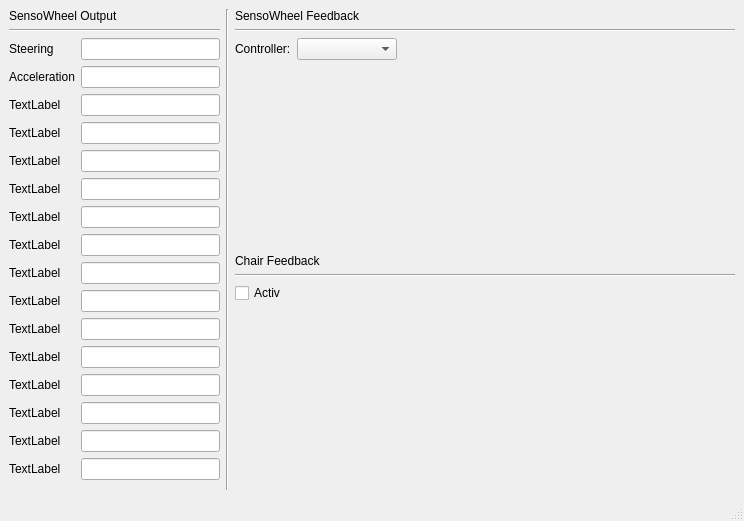
<?xml version="1.0" encoding="UTF-8"?>
<ui version="4.0">
 <class>SensoWheelSettings</class>
 <widget class="QMainWindow" name="SensoWheelSettings">
  <property name="geometry">
   <rect>
    <x>0</x>
    <y>0</y>
    <width>744</width>
    <height>521</height>
   </rect>
  </property>
  <property name="windowTitle">
   <string>MainWindow</string>
  </property>
  <widget class="QWidget" name="centralwidget">
   <layout class="QHBoxLayout" name="horizontalLayout_3">
    <item>
     <layout class="QHBoxLayout" name="horizontalLayout_2">
      <item>
       <layout class="QVBoxLayout" name="verticalLayout_2">
        <item>
         <widget class="QLabel" name="label">
          <property name="text">
           <string>SensoWheel Output</string>
          </property>
         </widget>
        </item>
        <item>
         <widget class="Line" name="line">
          <property name="orientation">
           <enum>Qt::Horizontal</enum>
          </property>
         </widget>
        </item>
        <item>
         <layout class="QFormLayout" name="formLayout">
          <item row="0" column="0">
           <widget class="QLabel" name="label_19">
            <property name="text">
             <string>Steering</string>
            </property>
           </widget>
          </item>
          <item row="1" column="0">
           <widget class="QLabel" name="label_18">
            <property name="text">
             <string>Acceleration</string>
            </property>
           </widget>
          </item>
          <item row="2" column="0">
           <widget class="QLabel" name="label_17">
            <property name="text">
             <string>TextLabel</string>
            </property>
           </widget>
          </item>
          <item row="3" column="0">
           <widget class="QLabel" name="label_16">
            <property name="text">
             <string>TextLabel</string>
            </property>
           </widget>
          </item>
          <item row="4" column="0">
           <widget class="QLabel" name="label_15">
            <property name="text">
             <string>TextLabel</string>
            </property>
           </widget>
          </item>
          <item row="5" column="0">
           <widget class="QLabel" name="label_14">
            <property name="text">
             <string>TextLabel</string>
            </property>
           </widget>
          </item>
          <item row="6" column="0">
           <widget class="QLabel" name="label_13">
            <property name="text">
             <string>TextLabel</string>
            </property>
           </widget>
          </item>
          <item row="7" column="0">
           <widget class="QLabel" name="label_12">
            <property name="text">
             <string>TextLabel</string>
            </property>
           </widget>
          </item>
          <item row="8" column="0">
           <widget class="QLabel" name="label_11">
            <property name="text">
             <string>TextLabel</string>
            </property>
           </widget>
          </item>
          <item row="9" column="0">
           <widget class="QLabel" name="label_10">
            <property name="text">
             <string>TextLabel</string>
            </property>
           </widget>
          </item>
          <item row="10" column="0">
           <widget class="QLabel" name="label_9">
            <property name="text">
             <string>TextLabel</string>
            </property>
           </widget>
          </item>
          <item row="11" column="0">
           <widget class="QLabel" name="label_8">
            <property name="text">
             <string>TextLabel</string>
            </property>
           </widget>
          </item>
          <item row="11" column="1">
           <widget class="QLineEdit" name="lineEdit_5"/>
          </item>
          <item row="12" column="0">
           <widget class="QLabel" name="label_7">
            <property name="text">
             <string>TextLabel</string>
            </property>
           </widget>
          </item>
          <item row="12" column="1">
           <widget class="QLineEdit" name="lineEdit_4"/>
          </item>
          <item row="13" column="0">
           <widget class="QLabel" name="label_6">
            <property name="text">
             <string>TextLabel</string>
            </property>
           </widget>
          </item>
          <item row="13" column="1">
           <widget class="QLineEdit" name="lineEdit_3"/>
          </item>
          <item row="14" column="0">
           <widget class="QLabel" name="label_5">
            <property name="text">
             <string>TextLabel</string>
            </property>
           </widget>
          </item>
          <item row="14" column="1">
           <widget class="QLineEdit" name="lineEdit_2"/>
          </item>
          <item row="15" column="0">
           <widget class="QLabel" name="label_4">
            <property name="text">
             <string>TextLabel</string>
            </property>
           </widget>
          </item>
          <item row="15" column="1">
           <widget class="QLineEdit" name="lineEdit"/>
          </item>
          <item row="0" column="1">
           <widget class="QLineEdit" name="lineEdit_6"/>
          </item>
          <item row="1" column="1">
           <widget class="QLineEdit" name="lineEdit_7"/>
          </item>
          <item row="2" column="1">
           <widget class="QLineEdit" name="lineEdit_8"/>
          </item>
          <item row="3" column="1">
           <widget class="QLineEdit" name="lineEdit_9"/>
          </item>
          <item row="4" column="1">
           <widget class="QLineEdit" name="lineEdit_10"/>
          </item>
          <item row="5" column="1">
           <widget class="QLineEdit" name="lineEdit_11"/>
          </item>
          <item row="6" column="1">
           <widget class="QLineEdit" name="lineEdit_12"/>
          </item>
          <item row="7" column="1">
           <widget class="QLineEdit" name="lineEdit_13"/>
          </item>
          <item row="8" column="1">
           <widget class="QLineEdit" name="lineEdit_14"/>
          </item>
          <item row="9" column="1">
           <widget class="QLineEdit" name="lineEdit_15"/>
          </item>
          <item row="10" column="1">
           <widget class="QLineEdit" name="lineEdit_16"/>
          </item>
         </layout>
        </item>
        <item>
         <spacer name="verticalSpacer">
          <property name="orientation">
           <enum>Qt::Vertical</enum>
          </property>
          <property name="sizeHint" stdset="0">
           <size>
            <width>20</width>
            <height>40</height>
           </size>
          </property>
         </spacer>
        </item>
       </layout>
      </item>
      <item>
       <widget class="Line" name="line_3">
        <property name="orientation">
         <enum>Qt::Vertical</enum>
        </property>
       </widget>
      </item>
      <item>
       <layout class="QVBoxLayout" name="verticalLayout">
        <item>
         <widget class="QLabel" name="label_2">
          <property name="text">
           <string>SensoWheel Feedback</string>
          </property>
         </widget>
        </item>
        <item>
         <widget class="Line" name="line_2">
          <property name="orientation">
           <enum>Qt::Horizontal</enum>
          </property>
         </widget>
        </item>
        <item>
         <layout class="QHBoxLayout" name="horizontalLayout_4">
          <item>
           <widget class="QLabel" name="label_20">
            <property name="text">
             <string>Controller:</string>
            </property>
           </widget>
          </item>
          <item>
           <widget class="QComboBox" name="comboBox">
            <property name="minimumSize">
             <size>
              <width>100</width>
              <height>0</height>
             </size>
            </property>
           </widget>
          </item>
          <item>
           <spacer name="horizontalSpacer">
            <property name="orientation">
             <enum>Qt::Horizontal</enum>
            </property>
            <property name="sizeHint" stdset="0">
             <size>
              <width>40</width>
              <height>20</height>
             </size>
            </property>
           </spacer>
          </item>
         </layout>
        </item>
        <item>
         <spacer name="verticalSpacer_2">
          <property name="orientation">
           <enum>Qt::Vertical</enum>
          </property>
          <property name="sizeHint" stdset="0">
           <size>
            <width>20</width>
            <height>40</height>
           </size>
          </property>
         </spacer>
        </item>
        <item>
         <widget class="QLabel" name="label_3">
          <property name="text">
           <string>Chair Feedback</string>
          </property>
         </widget>
        </item>
        <item>
         <widget class="Line" name="line_4">
          <property name="minimumSize">
           <size>
            <width>500</width>
            <height>0</height>
           </size>
          </property>
          <property name="orientation">
           <enum>Qt::Horizontal</enum>
          </property>
         </widget>
        </item>
        <item>
         <layout class="QHBoxLayout" name="horizontalLayout_5">
          <item>
           <widget class="QCheckBox" name="checkBox">
            <property name="text">
             <string>Activ</string>
            </property>
           </widget>
          </item>
         </layout>
        </item>
        <item>
         <spacer name="verticalSpacer_3">
          <property name="orientation">
           <enum>Qt::Vertical</enum>
          </property>
          <property name="sizeHint" stdset="0">
           <size>
            <width>20</width>
            <height>40</height>
           </size>
          </property>
         </spacer>
        </item>
       </layout>
      </item>
     </layout>
    </item>
   </layout>
  </widget>
  <widget class="QMenuBar" name="menubar">
   <property name="geometry">
    <rect>
     <x>0</x>
     <y>0</y>
     <width>744</width>
     <height>21</height>
    </rect>
   </property>
  </widget>
  <widget class="QStatusBar" name="statusbar"/>
 </widget>
 <resources/>
 <connections/>
</ui>
